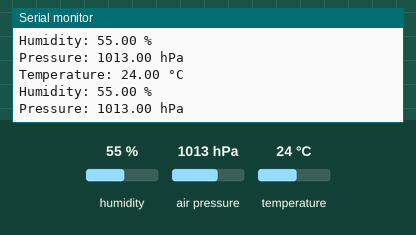
The sketch below on a simulated Arduino Mega 2560, built with avr-gcc and run on an emulated ATmega2560. On the bench: the last lines printed to the serial monitor. Inputs (shaded band) come from the test bench; at power-on: humidity 55 %, air pressure 1013 hPa, temperature 24 °C.

Above: at 2.8 s.
2.9 s: humidity set to 22 %
At 5.1 s:
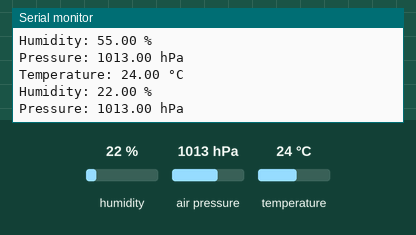
5.6 s: air pressure set to 952 hPa
At 6.9 s:
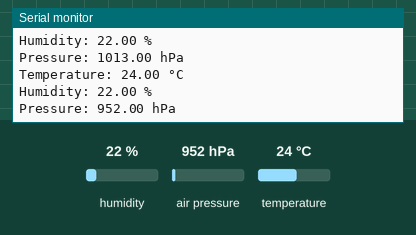
8.3 s: temperature set to 12 °C
At 11.5 s:
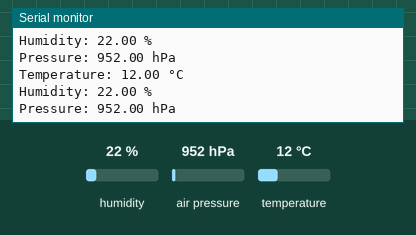

Measured:
- after the input at 2.9 s, the serial monitor: prints a new line after 1.1 s (image 1)
- after the input at 5.6 s, the serial monitor: prints a new line after 0.42 s (image 2)
- after the input at 8.3 s, the serial monitor: prints a new line after 1.7 s (image 3)

The sketch:

BME_280.ino
```cpp
#include <Wire.h>
#include <Adafruit_Sensor.h>
#include <Adafruit_BME280.h>

#define BME_SDA_PIN 21
#define BME_SCL_PIN 22

Adafruit_BME280 bme;

void setup() {
  Serial.begin(115200);

  if (!bme.begin(0x76, &Wire)) {
    Serial.println("Could not find a valid BME280 sensor, check wiring!");
    while (1);
  }
}

void loop() {
  float temperature = bme.readTemperature();
  float humidity = bme.readHumidity();
  float pressure = bme.readPressure() / 100.0;

  Serial.print("Temperature: ");
  Serial.print(temperature);
  Serial.println(" °C");

  Serial.print("Humidity: ");
  Serial.print(humidity);
  Serial.println(" %");

  Serial.print("Pressure: ");
  Serial.print(pressure);
  Serial.println(" hPa");

  Serial.println();

  delay(2000);
}
```
